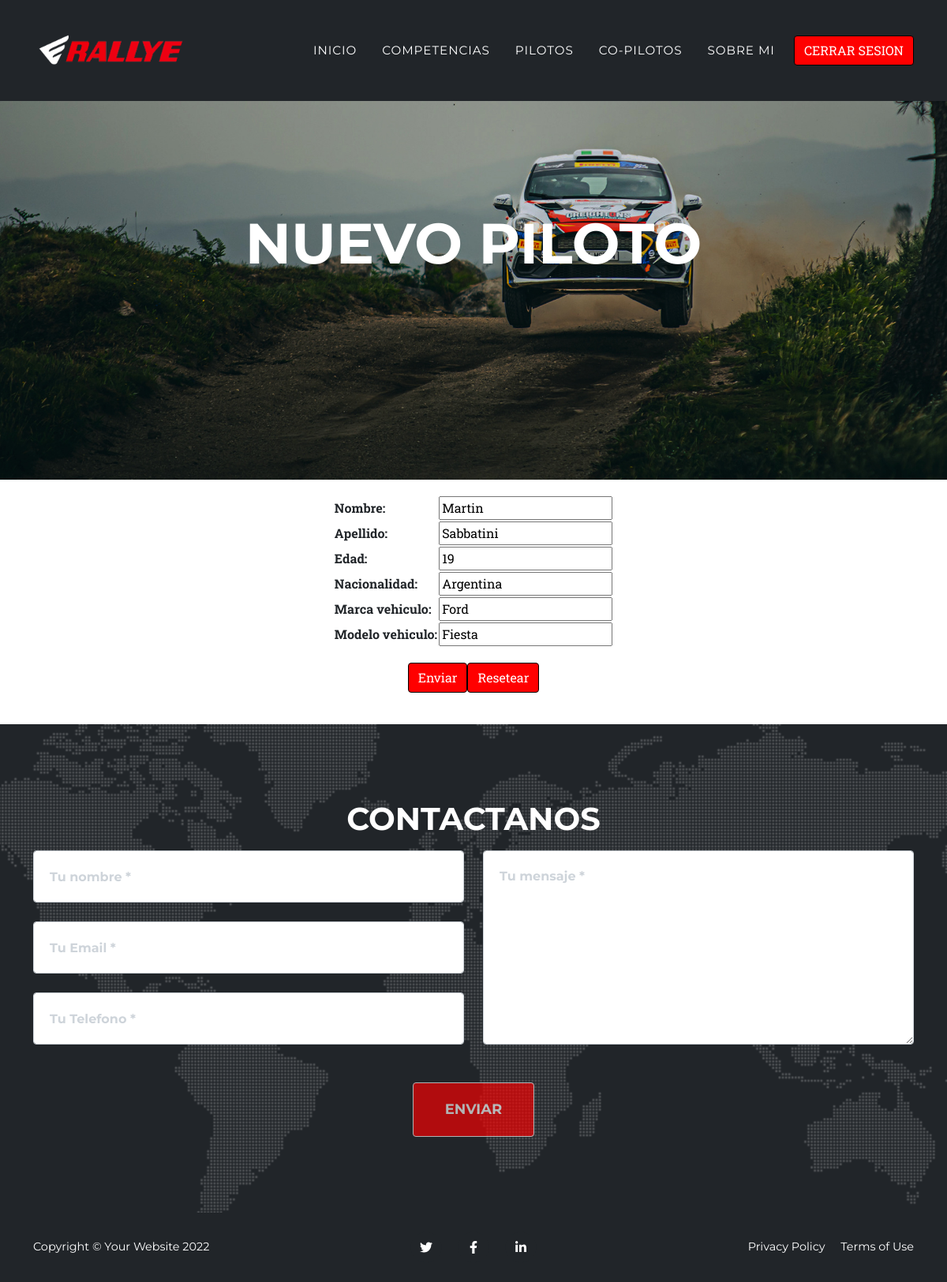
The page /AppSabba/pilotos/editar/1 (signed in) on the database its author committed.
### AppSabba/models.py (models this page shows)
class Piloto(models.Model):
    nombre = models.CharField(max_length=40)
    apellido = models.CharField(max_length=40)
    edad = models.IntegerField(default=17)
    nacionalidad = models.CharField(max_length=20)
    marca_vehiculo = models.CharField(max_length=40)
    modelo_vehiculo = models.CharField(max_length=40)

### AppSabba/views.py (the view)
# urls.py: path("pilotos/editar/<int:pk>", PilotoEditar.as_view(), name="Editar Pilotos"),
class PilotoEditar(LoginRequiredMixin, UpdateView): #..._form.html
    model = Piloto
    fields = ["nombre", "apellido", "edad", "nacionalidad", "marca_vehiculo", "modelo_vehiculo"]
    success_url = "/AppSabba/pilotos/lista"
    template_name = "AppSabba/drivers/piloto_form.html"

### AppSabba/templates/AppSabba/drivers/piloto_form.html
{% extends "AppSabba/padre.html" %}
{% block titulo %}
<header style="background-image: url(../../../static/AppSabba/assets/img/header-bg2.jpg);" class="masthead ">
    <div class="container">
        <div class="masthead-heading text-uppercase">Nuevo Piloto</div>
    </div>
</header>
{% endblock %}
{% block listas %}
<div style="display: flex; flex-direction: row; justify-content: center;">
    <form style="padding: 20px;" action="" method="POST" > {% csrf_token %}
        <table>
            {{form.as_table}}
        </table>
        <div style="display: flex; flex-direction: row; justify-content: center; padding: 20px;">
            <input style="background-color: red; border-color: black;" type="submit" value="Enviar" class="btn btn-success">
            <input style="background-color: red; border-color: black;" type="reset" value="Resetear" class="btn btn-success">
        </div>
    </form>
</div>
{% endblock %}

### rows shown on the page
Piloto: nombre "Martin", apellido "Sabbatini", edad "19", nacionalidad "Argentina", marca_vehiculo "Ford", modelo_vehiculo "Fiesta"
